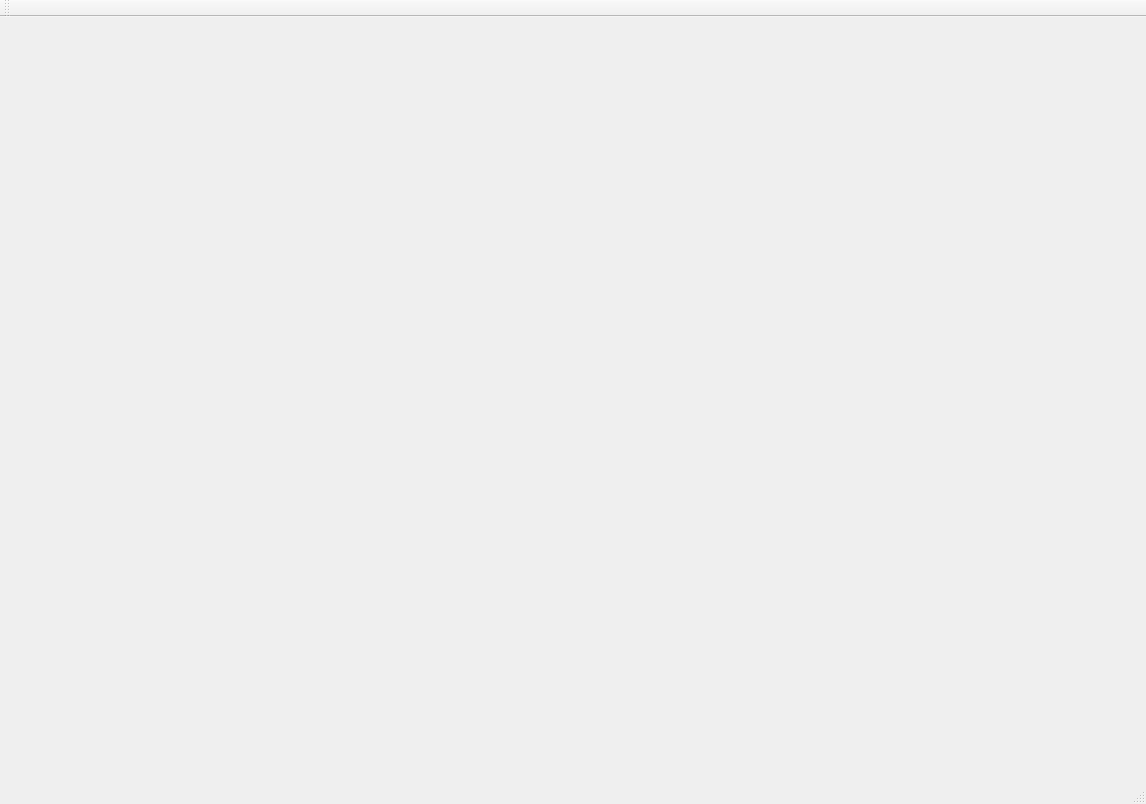
<?xml version="1.0" encoding="UTF-8"?>
<ui version="4.0">
 <class>ServerMainWindow</class>
 <widget class="QMainWindow" name="ServerMainWindow">
  <property name="geometry">
   <rect>
    <x>0</x>
    <y>0</y>
    <width>1146</width>
    <height>804</height>
   </rect>
  </property>
  <property name="sizeIncrement">
   <size>
    <width>1</width>
    <height>0</height>
   </size>
  </property>
  <property name="windowTitle">
   <string>ServerMainWindow</string>
  </property>
  <widget class="QWidget" name="MainWidget"/>
  <widget class="QMenuBar" name="menubar">
   <property name="geometry">
    <rect>
     <x>0</x>
     <y>0</y>
     <width>1146</width>
     <height>22</height>
    </rect>
   </property>
  </widget>
  <widget class="QToolBar" name="toolBar">
   <property name="sizePolicy">
    <sizepolicy hsizetype="Preferred" vsizetype="Preferred">
     <horstretch>0</horstretch>
     <verstretch>0</verstretch>
    </sizepolicy>
   </property>
   <property name="maximumSize">
    <size>
     <width>16777215</width>
     <height>30</height>
    </size>
   </property>
   <property name="cursor">
    <cursorShape>PointingHandCursor</cursorShape>
   </property>
   <property name="mouseTracking">
    <bool>true</bool>
   </property>
   <property name="windowTitle">
    <string>toolBar</string>
   </property>
   <attribute name="toolBarArea">
    <enum>TopToolBarArea</enum>
   </attribute>
   <attribute name="toolBarBreak">
    <bool>false</bool>
   </attribute>
  </widget>
  <widget class="QStatusBar" name="statusBar"/>
 </widget>
 <resources/>
 <connections/>
</ui>
